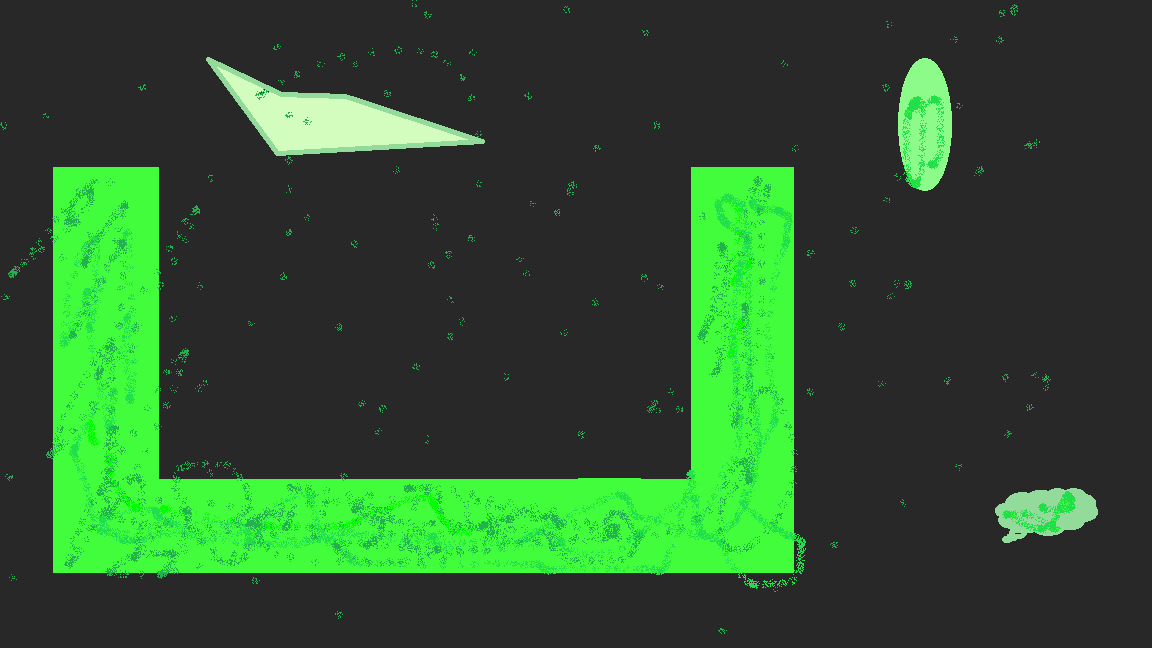
#> input picture PiVision/Goal.png, 1152 x 648 px, given in place of the camera
$ python tower_tracking.py
#> lines starting #> are read from the running program, lines starting #| are printed output that depends on the picture; after the words box and inside, x2 and y2 are one past the last pixel; in counts of white or black regions, pixels touching at a corner belong together
#!/usr/bin/env python

import cv2
import numpy as np
import constants
import math
import logging
from networktables import NetworkTable
import socket
import pickle
import struct

def get_center(contour):
    #get moments data from contour
    moments = cv2.moments(contour)
    #get center x and y value from image
    center = (0,0)

    if moments["m00"] > 0:
        center_x = int(moments["m10"]/moments["m00"])
        center_y = int(moments["m01"]/moments["m00"])
        #return a tuple with center coordinates
        center = (center_x, center_y)
    return center

def get_delta_x(x):
    #returns difference of X value of center of the tracked object to the targets X value
    return constants.TARGET_X-x

def get_delta_y(y):
    #returns difference of Y value of center of the tracked object to the targets Y value
    return constants.TARGET_Y-y

def get_offset_angle(center_x, center_y):
    delta_x = get_delta_x(center_x)
    tan_ratio = float(math.fabs(delta_x)/constants.DIST_CAM_TO_CENTER)
    angle_radians = math.atan(tan_ratio)
    degrees = float(angle_radians*constants.RADIAN_TO_DEGREE)
    if(delta_x<0):
        #direction = 1 #turn right
        direction = "right"
    else:
        #direction = 0 #turn left
        direction = "left"

    return (degrees, direction)

def main():
    cap = cv2.VideoCapture(0)

    #Set camera values
    cap.set(3, constants.CAM_WIDTH)
    cap.set(4, constants.CAM_HEIGHT)
    cap.set(10, constants.CAM_BRIGHTNESS)
    #cap.set(15, constants.CAM_EXPOSURE)
    logging.basicConfig(level=logging.DEBUG)

    NetworkTable.setIPAddress('10.32.56.20')
    NetworkTable.setClientMode()
    NetworkTable.initialize()

    nt = NetworkTable.getTable('SmartDashboard')

    while cap.isOpened():

        _,frame=cap.read()
#> frame is the input picture: shape (648, 1152, 3); mean B, G, R 47.3, 83.2, 46.9
        hsv = cv2.cvtColor(frame, cv2.COLOR_BGR2HSV)
#> hsv: shape (648, 1152, 3); mean H, S, V 12.7, 39.2, 83.2
        #Range for green light reflected off of the tape. Need to tune.
        lower_green = np.array(constants.LOWER_GREEN, dtype=np.uint8)
        upper_green = np.array(constants.UPPER_GREEN, dtype=np.uint8)

        #Threshold the HSV image to only get the green color.
        mask = cv2.inRange(hsv, lower_green, upper_green)
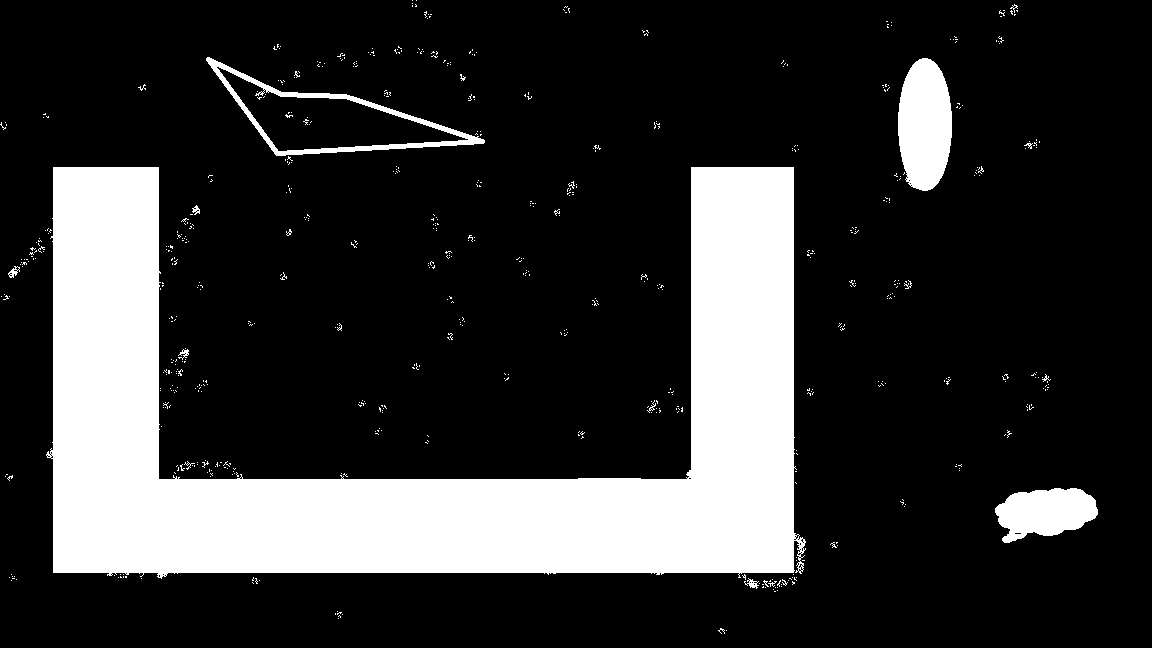
#> mask: shape (648, 1152); 20.1% white; 652 white regions (638 under 20 px)
        #Gets contours of the thresholded image.
        contours, hierarchy = cv2.findContours(mask, cv2.RETR_TREE, cv2.CHAIN_APPROX_SIMPLE)
#> contours = 737 contours, 728 with area under 20; largest, box (x1, y1, x2, y2) and area: (46, 167, 806, 579) 133826, (206, 57, 485, 156) 10810, (216, 66, 469, 152) 8329, (898, 58, 952, 191) 5565, (995, 488, 1098, 543) 3800
        #Draw the contours around detected object
        cv2.drawContours(frame, contours, -1, (0,0,255), 3)

        #Get centroid of tracked object.
        #Check to see if contours were found.
        if len(contours)>0:
            #find largest contour
            cnt = max(contours, key=cv2.contourArea)
#> cnt = contour of 342 points, box (x1, y1, x2, y2) (46, 167, 806, 579), area 133826
            #get center
            center = get_center(cnt)
#> in get_center, `moments = cv2.moments(contour)`: moments = moments, m00 133825.5, centre m10/m00, m01/m00 = (421.5, 427.7)
#> in get_center, `center_x = int(moments["m10"]/moments["m00"])`: center_x = 421
#> in get_center, `center_y = int(moments["m01"]/moments["m00"])`: center_y = 427
#> in get_center, `center = (center_x, center_y)`: center = (421, 427)
#> center = (421, 427)
            cv2.circle(frame, center, 3, (0,0,255), 2)
#> frame: shape (648, 1152, 3); mean B, G, R 44.1, 76.8, 55.6
            if(center[0] != 0 and center[1]!=0):
                center_str_x = "x = "+str(center[0])
#> center_str_x = 'x = 421'
                center_str_y = "y = "+str(center[1])
#> center_str_y = 'y = 427'
                font = cv2.FONT_HERSHEY_SIMPLEX
                cv2.putText(frame, "Center", constants.TEXT_COORDINATE_1, font, 0.7, (0,0,255), 2)
                cv2.putText(frame, center_str_x, constants.TEXT_COORDINATE_2, font, 0.7, (0,0,255), 2)
                cv2.putText(frame, center_str_y, constants.TEXT_COORDINATE_3, font, 0.7, (0,0,255), 2)
                angle, direction = get_offset_angle(center[0], center[1])
#> angle = 10.53; direction = 'right'
                cv2.putText(frame, "Angle: "+str(angle),constants.TEXT_COORDINATE_4, font, 0.7, (0,0,255), 2)
                nt.putNumber('CameraAngle', angle)
                cv2.putText(frame, "Turn "+direction, constants.TEXT_COORDINATE_5, font, 0.7, (0,0,255), 2)
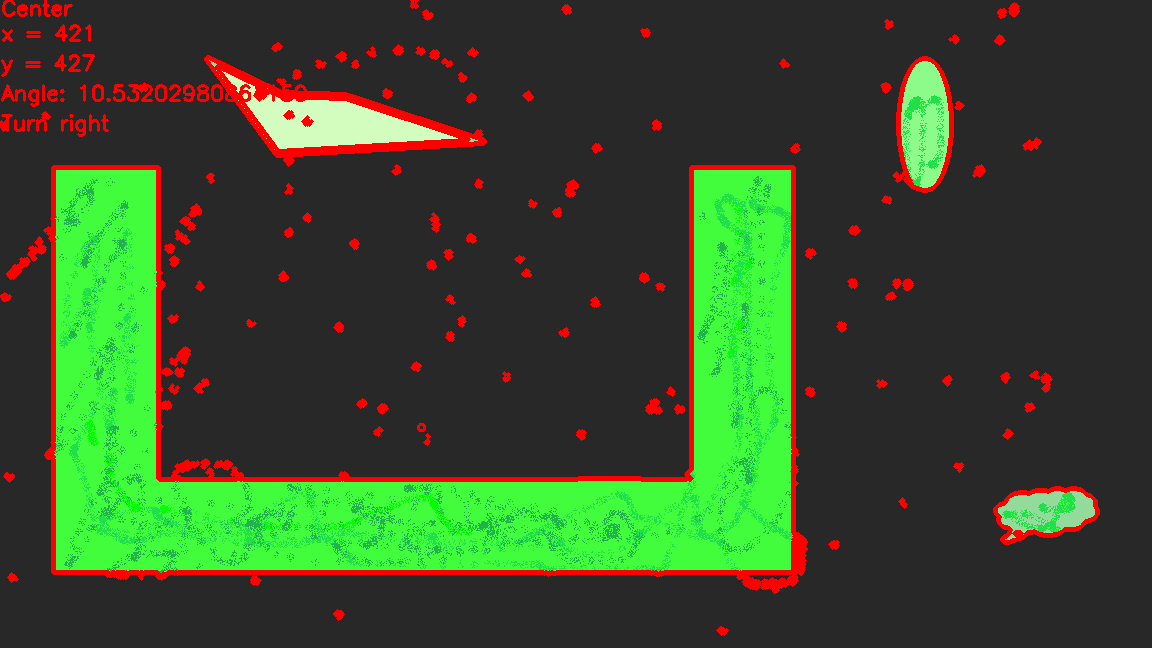
#> frame: shape (648, 1152, 3); mean B, G, R 43.9, 76.6, 56.8
                if direction == "right":
                    nt.putNumber('Direction', 0)
                else:
                    nt.putNumber('Direction', 1)

        #show image
        #cv2.imshow('frame',frame)
        #cv2.imshow('mask', mask)
        #cv2.imshow('HSV', hsv)

        #close if delay in camera feed is too long
        k = cv2.waitKey(1) & 0xFF
#> (key Esc is pressed here)
        if k == 27:
            break

    cv2.destroyAllWindows()

if __name__ == '__main__':
    #runs main
    main()
